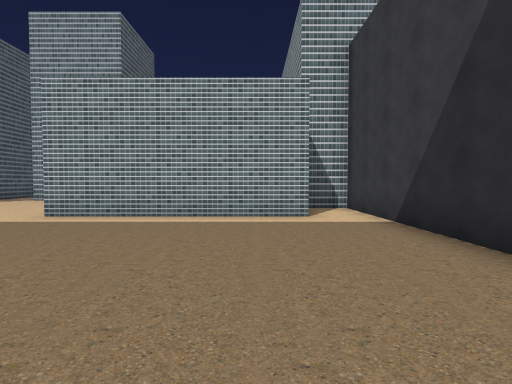
View 1 (above)

24 first-person views from a walk through a 3-D level made in the Unity game engine. The camera is 1.4 m above the floor, tilts 2° down and sees 85° across. The floor is counted in squares, 1.87 m on a side. Each view is taken from the middle of a square. On the plan, view 1 faces up. The plan holds only what a view shows up to about 10 squares ahead; the rest is blank. The place goes on beyond the plan. The player character is not drawn. Some surface patterns are stand-ins.

View 2
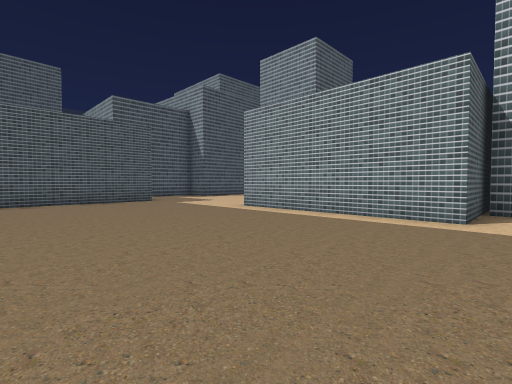

View 3
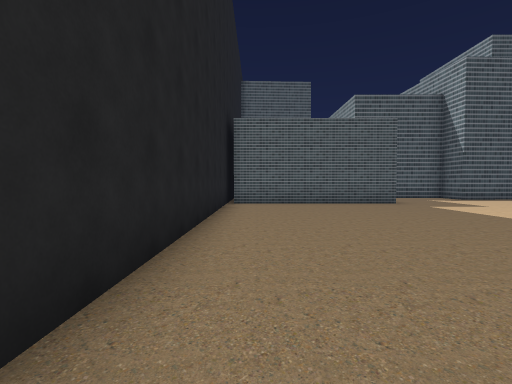

View 4
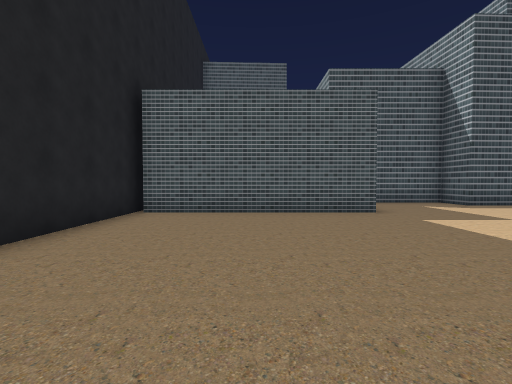

View 5
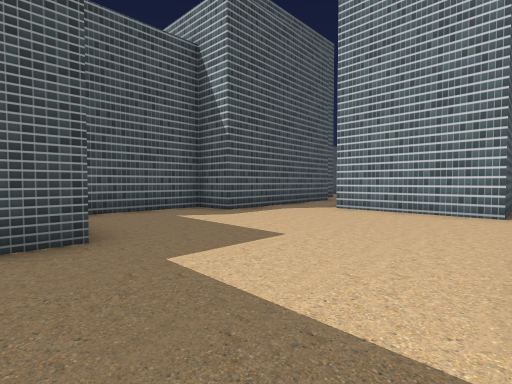

View 6
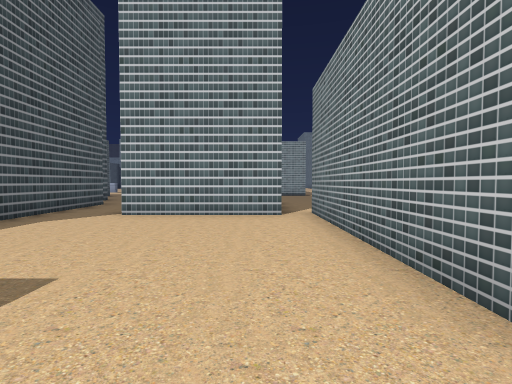

View 7
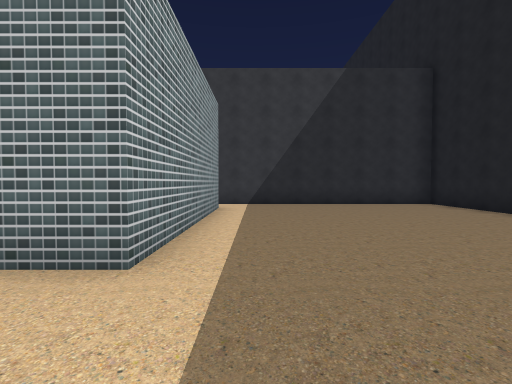

View 8
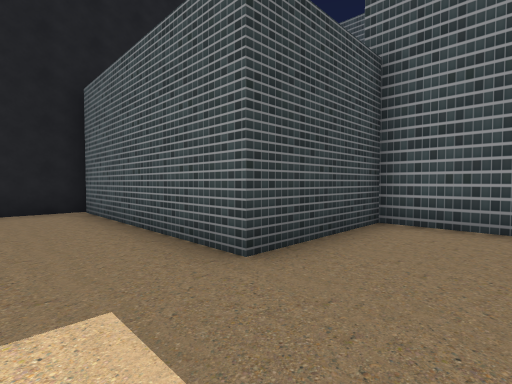

View 9
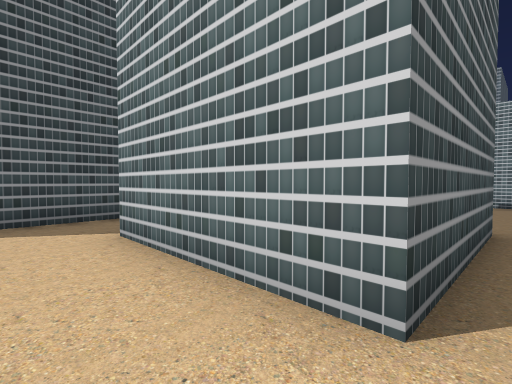

View 10
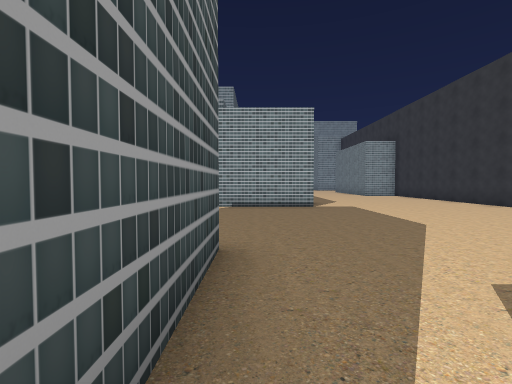

View 11
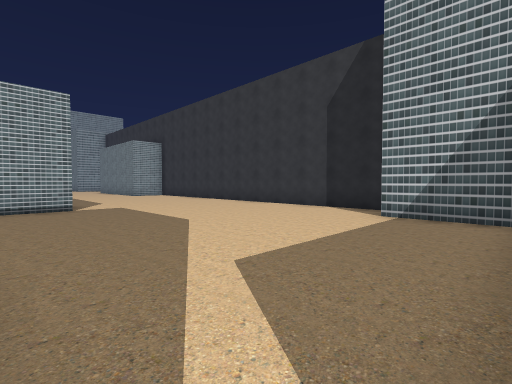

View 12
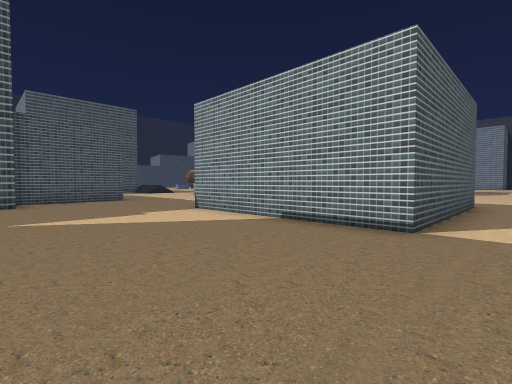

View 13
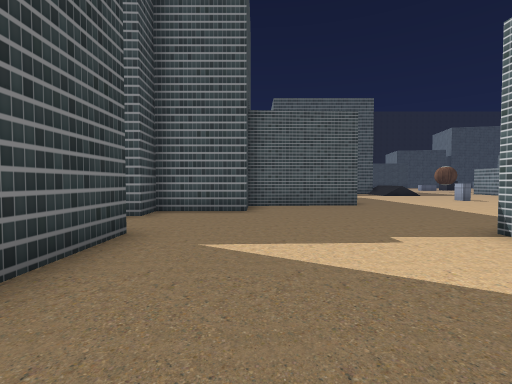

View 14
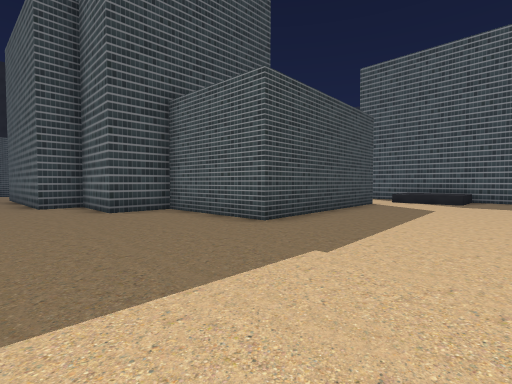

View 15
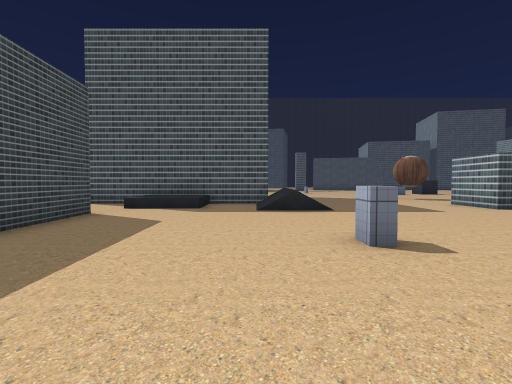

View 16
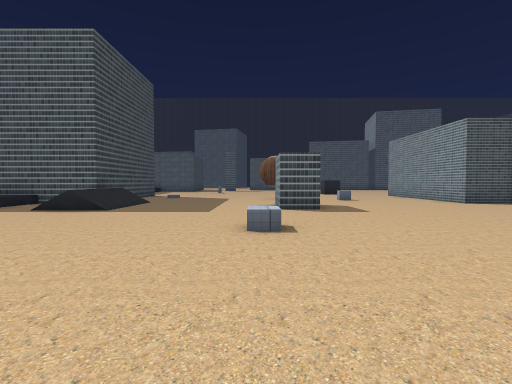

View 17
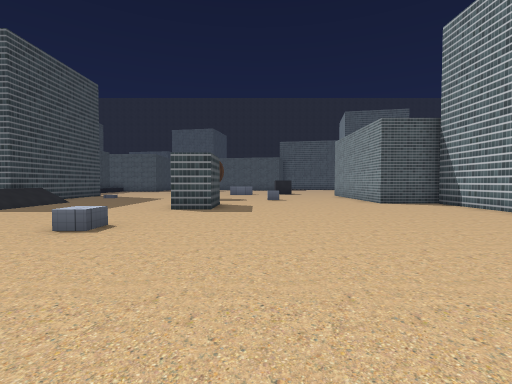

View 18
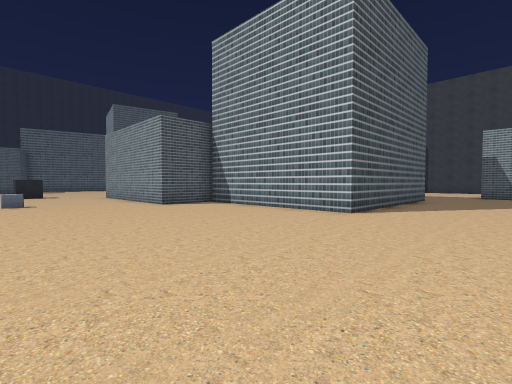

View 19
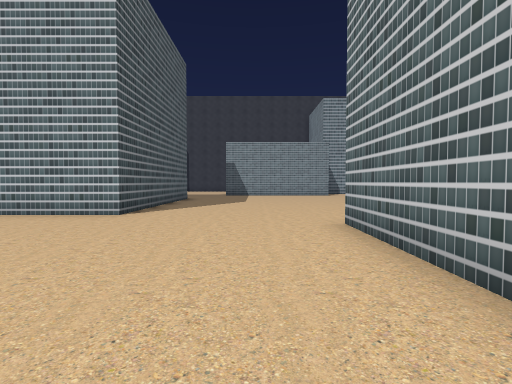

View 20
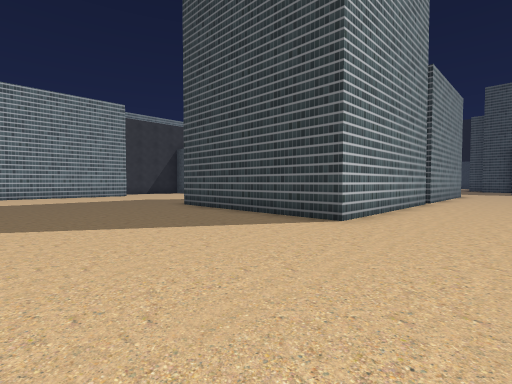

View 21
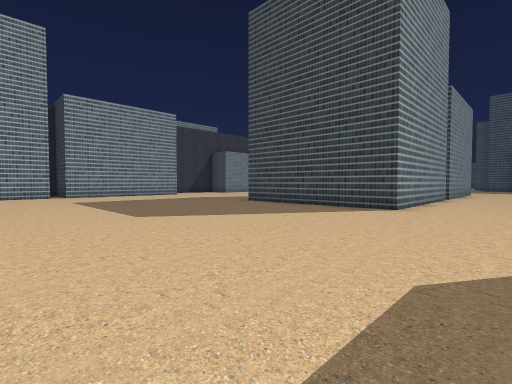

View 22
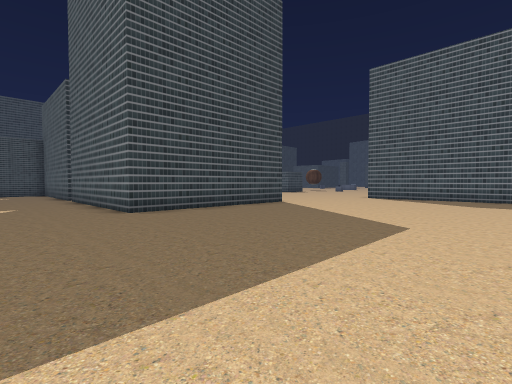

View 23
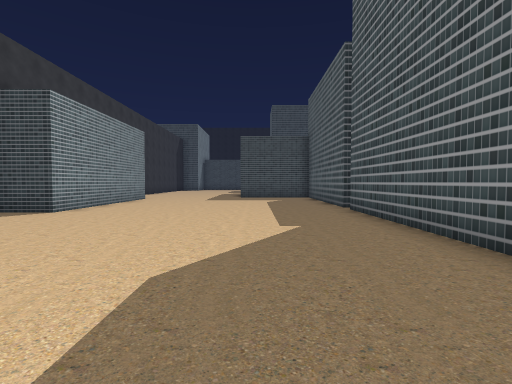

View 24
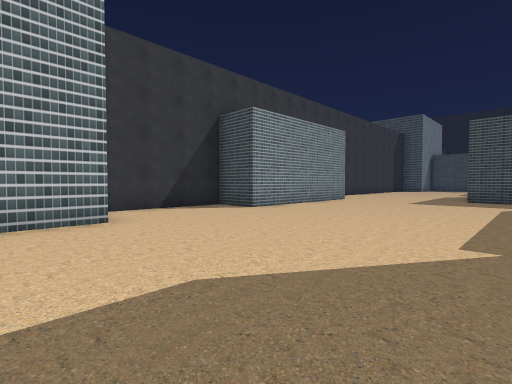

### Floor plan
Points are (right, up) in squares from view 1. A wall is a line through its corners. A room is listed if a view was taken in it or the views show most of it. See-through windows are left out.
Room 1 (views 1, 2, 3, 4, 5, 6, 7, 8, 9, 10, 11)
walls: (-5.4, 12.4) (-5.4, 11.4) (-9.1, 11.4); (-9.5, -1) (2.6, -1) (2.6, 8.1) (1.2, 8.1); (1.2, 9.8) (1.2, 6.1) (-4.6, 6.1) (-4.6, 11.9); (-11, 11.3) (-10.9, 8.9) (-12.2, 8.8) (-12.2, 5) (-8.9, 5) (-8.9, -0.9)
ways out: opening at (-10, 11) to room 2; opening at (-5, 12) to room 2
Room 2 (views 12, 13, 14, 15, 16, 17, 18, 19, 20, 21, 22, 23, 24)
walls: (-12.4, 32.2) (-12.4, 38) (-6.6, 38) (-6.6, 32.2); (-6.6, 31.8) (-6.6, 30); (-4.5, 26.2) (-3.5, 26.2); (-3.2, 26.2) (-3.2, 20.5) (-9.1, 20.5); (-22.5, 31.8) (-20.7, 31.8) (-20.7, 30.7) (-22.5, 30.7); (-22.8, 24.5) (-22.8, 18.1); (-19.7, 20) (-14, 20.3) (-13.8, 16.8) (-12.2, 16.8) (-12.2, 14.4) (-11.2, 14.5) (-11, 11.3); (-9.1, 15.1) (-7, 15.1); (1, 30) (1, 33.1) (2.6, 33.1) (2.6, 36.8); (-5.4, 15.1) (-5.4, 12.4); (0.6, 37.2) (0.6, 38.9); (-17.1, 44.5) (-17.1, 39.4) (-22.8, 39.4) (-22.8, 37.4) (-23.8, 37.4); (2.6, 20.2) (2.6, 22); (2.6, 14.9) (2.6, 18.5); (1.3, 12.2) (1.3, 14.5)
low walls: (-18, 30.4) (-17.1, 30.4) (-17.1, 29.8); (-22.9, 22.4) (-21, 22.4) (-21, 20.5); (-24.7, 34) (-24.7, 33.5)
ways out: opening at (-10, 11) to room 1; opening at (-5, 12) to room 1

Where each view was taken, in squares from view 1:
view 1: 0 up, 0 right, facing up
view 2: 0 up, 2 right, facing up-left
view 3: 0 up, 1 right, facing left
view 4: 2 up, 2 left, facing left
view 5: 4 up, 5 left, facing up-left
view 6: 5 up, 6 left, facing up
view 7: 5 up, 7 left, facing right
view 8: 7 up, 7 left, facing down-left
view 9: 10 up, 5 left, facing up-left
view 10: 12 up, 5 left, facing up
view 11: 12 up, 5 left, facing up-right
view 12: 16 up, 2 left, facing up-left
view 13: 17 up, 5 left, facing left
view 14: 24 up, 10 left, facing down-left
view 15: 24 up, 13 left, facing left
view 16: 30 up, 13 left, facing left
view 17: 33 up, 13 left, facing left
view 18: 33 up, 14 left, facing up-left
view 19: 33 up, 14 left, facing up
view 20: 43 up, 15 left, facing down-right
view 21: 46 up, 15 left, facing down-right
view 22: 45 up, 4 left, facing down-left
view 23: 40 up, 4 left, facing down
view 24: 39 up, 5 left, facing down-right
